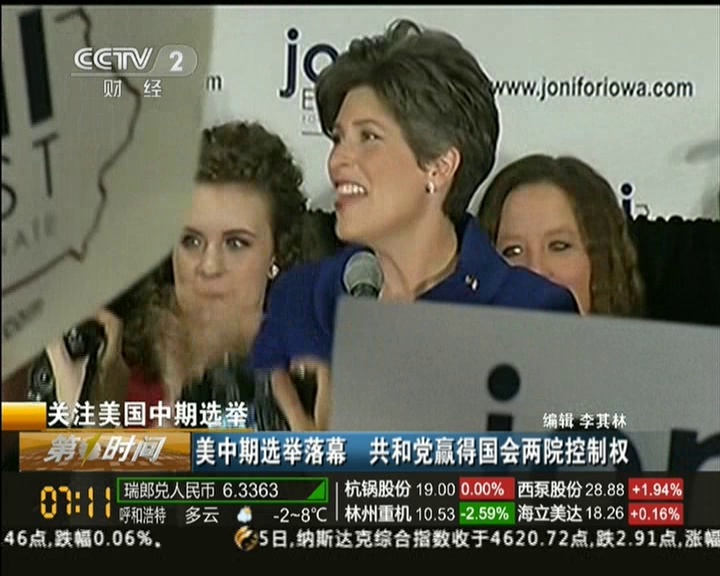
//> input picture source/00_01_48_00.jpg, 720 x 576 px
$ ./Proimage_FaceDetection_fun   (built with g++ and OpenCV 4)
//> lines starting //> are read from the running program, lines starting //| are printed output that depends on the picture; after the words box and inside, x2 and y2 are one past the last pixel; in counts of white or black regions, pixels touching at a corner belong together
### src/ImageProcess/Proimage_FaceDetection_fun/stdafx.h
// stdafx.h : include file for standard system include files,
// or project specific include files that are used frequently, but
// are changed infrequently
//

#pragma once

#include "targetver.h"

#include <stdio.h>
#include <tchar.h>


// TODO: reference additional headers your program requires here

### src/ImageProcess/Proimage_FaceDetection_fun/Proimage_FaceDetection_fun.cpp
// Proimage_FaceDetection_fun.cpp : Defines the entry point for the console application.
//

#include "stdafx.h"
#include "opencv2/opencv.hpp"
#include <iostream>
#include<cmath>
#include<stdio.h>
#include<iostream>
#include <fstream>
using namespace std;
using namespace cv;

#define SQRT(x, y) sqrt((x)*(x) + (y)*(y))

void ColorSegmentation(IplImage* img,IplImage* P_);//肤色分割
int otsu (IplImage* image);// 大津法求取阈值
void Processing(IplImage* P_);//对图像进行各种处理
void Outline(IplImage* P_);//轮廓提取
void  Fourier(IplImage* pContourImg,CvSeq* pcontour);//计算傅立叶描述子
const char* filename="..\\..\\..\\source\\00_01_48_00.jpg";//待检测图像
ofstream outfile("1.6.txt");//傅立叶描述子存储的txt文件

int _tmain(int argc, _TCHAR* argv[])
{


	cvNamedWindow("外轮廓提取",1);
	IplImage* img=cvLoadImage(filename,CV_WINDOW_AUTOSIZE);  //加载图像
//> img is the input picture: 576 rows x 720 cols, CV_8UC3; mean B, G, R 88, 101.8, 102.2
	IplImage* P_=cvCreateImage(cvGetSize(img),8,1);//肤色相似灰度图


	ColorSegmentation(img,P_);
	Processing(P_);
	Outline(P_);

	cvWaitKey(0);
	cvReleaseImage(&img);
	cvReleaseImage(&P_);
	cvDestroyWindow("外轮廓提取");

	return 0;
}

void ColorSegmentation(IplImage* img,IplImage* P_)
{
	IplImage* img_YCrCb=cvCreateImage(cvGetSize(img),8,3);//YCrCb空间同道图像
	IplImage* Y=cvCreateImage(cvGetSize(img),8,1);//Y空间图像
	IplImage* Cr=cvCreateImage(cvGetSize(img),8,1);//Cr空间图像
	IplImage* Cb=cvCreateImage(cvGetSize(img),8,1);//Cb空间图像

	cvCvtColor(img,img_YCrCb,CV_BGR2YCrCb);//将图像从RGB空间转换到YCrCb空间
//> img_YCrCb: 576 rows x 720 cols, CV_8UC3; mean of channels 0, 1, 2 100.3, 129.3, 121
	cvSplit(img_YCrCb,Y,Cr,Cb,0);//将YCrCb多通道图像分割成3个单通道图像
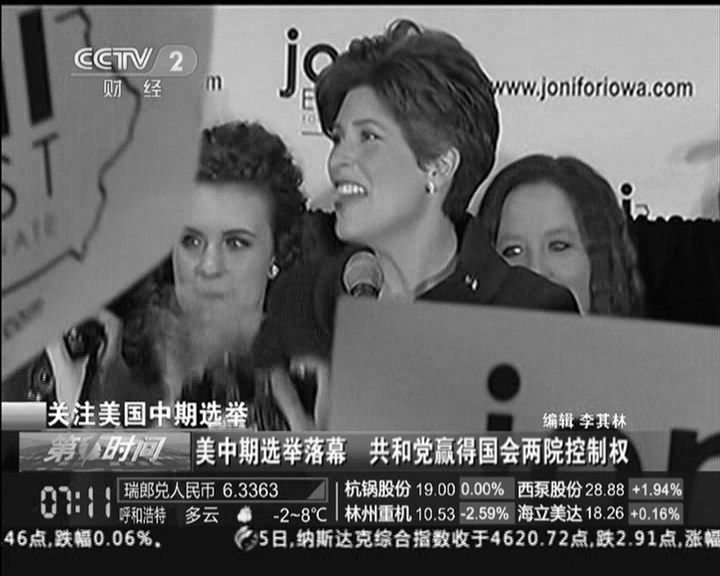
//> Y: 576 rows x 720 cols, CV_8UC1; min 0, max 255, mean 100.3
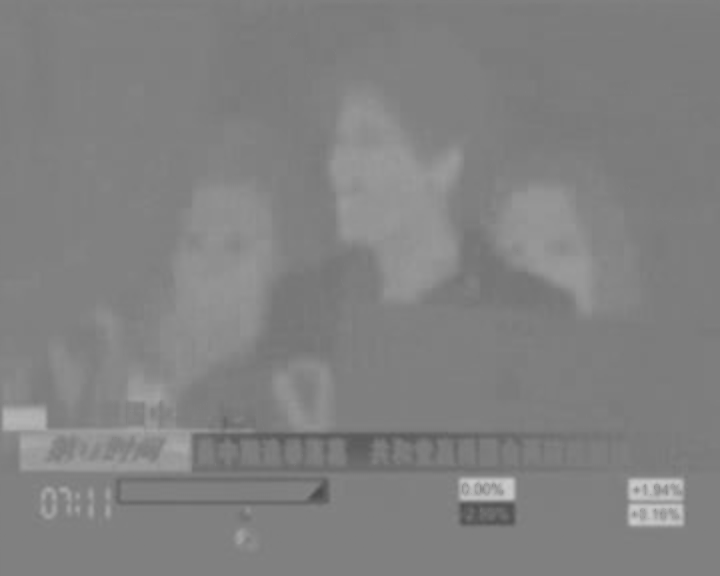
//> Cr: 576 rows x 720 cols, CV_8UC1; min 74, max 204, mean 129.3
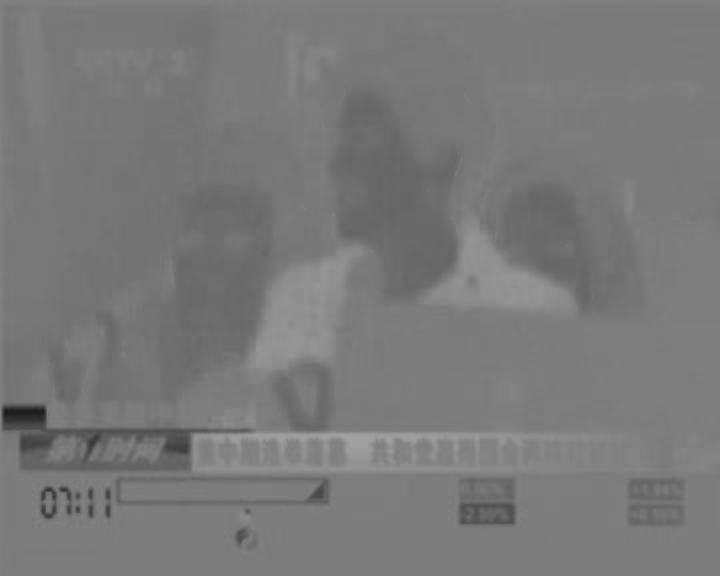
//> Cb: 576 rows x 720 cols, CV_8UC1; min 25, max 163, mean 121

	IplImage* P=cvCreateImage(cvGetSize(img),IPL_DEPTH_32F,1);//浮点型单同道图像

	int step=P->widthStep/sizeof(float);
	float *data_p=(float*)P->imageData;
	float max=0.0;

	for(int i=0;i<img->height;i++)
	{
		for(int j=0;j<img->width;j++)
		{
			float wr,wb;
			float y=CV_IMAGE_ELEM(Y,uchar,i,j);//获取第i行D第j列的Y的值
			float cr=CV_IMAGE_ELEM(Cr,uchar,i,j);//获取第i行第j列的Cr的值
			float cb=CV_IMAGE_ELEM(Cb,uchar,i,j);//获取第i行D第j列的Cb的值
			wr=cr-156.5599;
			wb=cb-117.4361;
			data_p[i*step+j]=exp(-0.5*(wr*0.00334967-wb*0.00025401)*wr-0.5*(-wr*0.00025401+wb*0.00626418)*wb);//高斯肤色概率模型
			if(max<=data_p[i*step+j])
				max=data_p[i*step+j];//最大概率
		}
	}
//> this loop made 576 passes
//> max on passes 1 to 3: 0.197, 0.197, 0.21
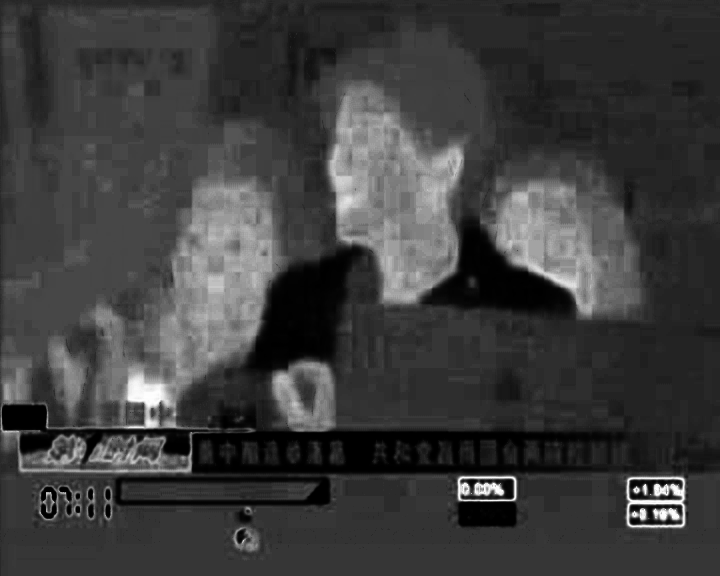
//> P: 576 rows x 720 cols, CV_32FC1; min 1.29e-12, max 0.999, mean 0.242
//> after the loop, max = 0.999
	for(int i=0;i<img->height;i++)
	{
		for(int j=0;j<img->width;j++)
		{
			(P_->imageData+i*P_->widthStep)[j]=255*data_p[i*step+j]/max;//归一化
		}

	}
	cvSaveImage("picture1.jpg",P_ ); //保存图片


	cvReleaseImage(&img_YCrCb);//释放图像空间
	cvReleaseImage(&Y);
	cvReleaseImage(&Cr);
	cvReleaseImage(&Cb);
	cvReleaseImage(&P);

}

int otsu (IplImage *image)
{
	int w = image->width;
	int h = image->height;

	unsigned char *np; // 图像指针
	unsigned char pixel;
	int thresholdValue=1; // 阈值
	int ihist[256]; // 图像直方图， 256个点

	int i, j, k;
	int n, n1, n2, gmin, gmax;
	double m1, m2, sum, csum, fmax, sb;

	memset(ihist, 0, sizeof(ihist)); // 对直方图置零...

	gmin=255; gmax=0;
	// 生成直方图
	for (i = 0; i < h; i++)
	{
		np = (unsigned char*)(image->imageData + image->widthStep*i);
		for (j = 0; j < w; j++)
		{
			pixel = np[j];
			ihist[ pixel]++;
			if(pixel > gmax) gmax= pixel;
			if(pixel < gmin) gmin= pixel;
		}
	}
//> this loop made 576 passes
//> (pixel, gmax, gmin) on passes 1 to 3: (41, 50, 34), (41, 50, 34), (41, 53, 33)
//> after the loop, pixel = 54; ihist = 256 values, max 32492 at index 54, min 0 at index 122, mean 1620; gmax = 255; gmin = 0
	sum = csum = 0.0;
	n = 0;

	for (k = 0; k <= 255; k++)
	{
		sum +=(double)k *(double)ihist[k]; //x*f(x) 质量矩
		n += ihist[k]; //f(x) 质量
	}
//> this loop made 256 passes
//> (sum, n) on passes 1 to 3: (0, 7984), (5466, 13450), (13788, 17611)
//> after the loop, sum = 25436061; n = 414720

	if (!n)
	{
		thresholdValue = 160;
	}

	fmax = -1.0;
	n1 = 0;
	for (k = 0; k < 255; k++)
	{
		n1 += ihist[k];
		if (!n1) { continue; }
		n2 = n - n1;
		if (n2 == 0) { break; }
		csum +=(double) k *ihist[k];
		m1 = csum / n1;
		m2 = (sum - csum) / n2;
		sb =(double) n1 *(double) n2 *(m1 - m2) * (m1 - m2);
		if (sb > fmax)
		{
			fmax = sb;
			thresholdValue = k;
		}
	}
//> this loop made 255 passes
//> (n1, n2, csum, m1, m2, fmax) on passes 1 to 8: (7984, 406736, 0, 0, 62.54, 1.27e+13), (13450, 401270, 5466, 0.406, 63.38, 2.14e+13), (17611, 397109, 13788, 0.783, 64.02, 2.8e+13), (20066, 394654, 21153, 1.05, 64.4, 3.18e+13), (21870, 392850, 28369, 1.3, 64.68, 3.45e+13), (23625, 391095, 37144, 1.57, 64.94, 3.71e+13), (24854, 389866, 44518, 1.79, 65.13, 3.89e+13), (26003, 388717, 52561, 2.02, 65.3, 4.05e+13)
	return(thresholdValue);
}

void Processing(IplImage* P_)
{
	cvThreshold(P_,P_,otsu (P_)-10,255,CV_THRESH_BINARY );//自适应阈值二值化
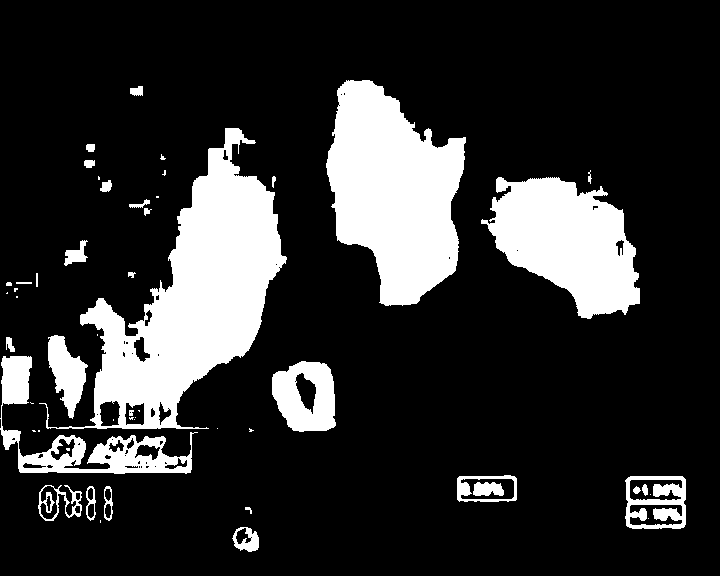
//> P_: 576 rows x 720 cols, CV_8UC1; 18.8% white; 53 white regions (22 under 20 px), largest, box (x1, y1, x2, y2) and area: (39, 128, 287, 429) 27365, (326, 80, 466, 306) 20943, (481, 177, 640, 319) 13930

	cvSaveImage("picture2.jpg",P_ ); //保存jpg格式图片

	cvSmooth(P_,P_,CV_MEDIAN ,3,0,0,0 );//平滑处理

	cvMorphologyEx(P_,P_,0,NULL,CV_MOP_OPEN  ,1 );//开运算
	cvMorphologyEx(P_,P_,0,NULL,CV_MOP_CLOSE  ,1 );//闭运算

	cvSaveImage("picture3.jpg",P_ );
	cvCanny(P_,P_,2,4,3 );//canny边缘检测

}

void Outline(IplImage* P_)
{
	IplImage* opContourImg=cvCreateImage(cvGetSize(P_),8,1);
	IplImage* pContourImg=cvCreateImage(cvGetSize(P_),8,1);
	cvZero(pContourImg);//0初始化
	cvZero(opContourImg);

	int contoursNum=0;//提取轮廓的数目?

	CvMemStorage * storage=cvCreateMemStorage(0);//提取轮廓需要的储容量0为默认64KB
	CvSeq * pcontour=0; //提取轮廓的序列指针
	CvSeq* contoursHead = 0;
	CvSeq* p = NULL;
	CvSeq* q = NULL;
	CvSeq* seqMidObj=0;

	cvFindContours( P_, storage, &pcontour, sizeof(CvContour), 	CV_RETR_EXTERNAL);//只查找外轮廓

	cvDrawContours( opContourImg,pcontour, 	cvScalarAll(255),cvScalar(255,0,0,0),1);//画提取的外轮廓
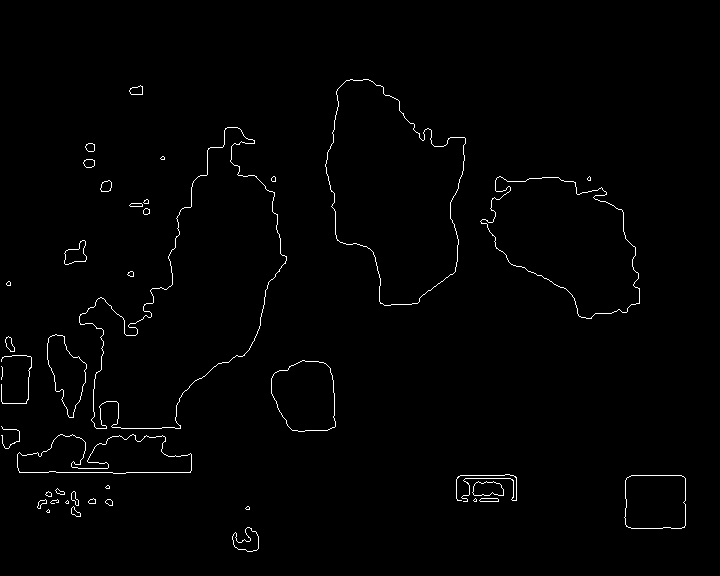
//> opContourImg: 576 rows x 720 cols, CV_8UC1; 1.1% white in thin lines or dots, all inside (x1, y1, x2, y2) = (1, 79, 686, 552)

	cvSaveImage("picture4.jpg",opContourImg);

	contoursHead = pcontour;//contours的头ª
	//去除小面积区域
	int contArea = 0;
	int imgArea = P_->height * P_->width;

	for( ; pcontour != 0; pcontour = pcontour->h_next )
	{
		//如果面积过小, 则排除
		contArea = fabs(cvContourArea( pcontour, CV_WHOLE_SEQ ));
		if ( (double)contArea/imgArea < 0.015 ){continue;}
		//建立轮廓链表
		q = p;
		p = pcontour;
		if(q == NULL)
		{
			seqMidObj = p;
		}
		else
		{
			q->h_next = p;
			p->h_prev = q;
		}
	}
//> this loop made 41 passes
	if(seqMidObj)
	{
		seqMidObj->h_prev = NULL;
		p->h_next = NULL;
	}

	cvDrawContours( pContourImg,seqMidObj, cvScalarAll(255),cvScalar(255,0,0,0),1);//画最终提取的轮廓
//> pContourImg: 576 rows x 720 cols, CV_8UC1; 0.54% white in thin lines or dots, all inside (x1, y1, x2, y2) = (79, 79, 640, 429)
	cvShowImage("外轮廓提取",pContourImg);
	contoursNum=cvFindContours(pContourImg,storage,&pcontour,sizeof(CvContour),CV_RETR_EXTERNAL,CV_CHAIN_APPROX_NONE);//将轮廓链码转换为点序列
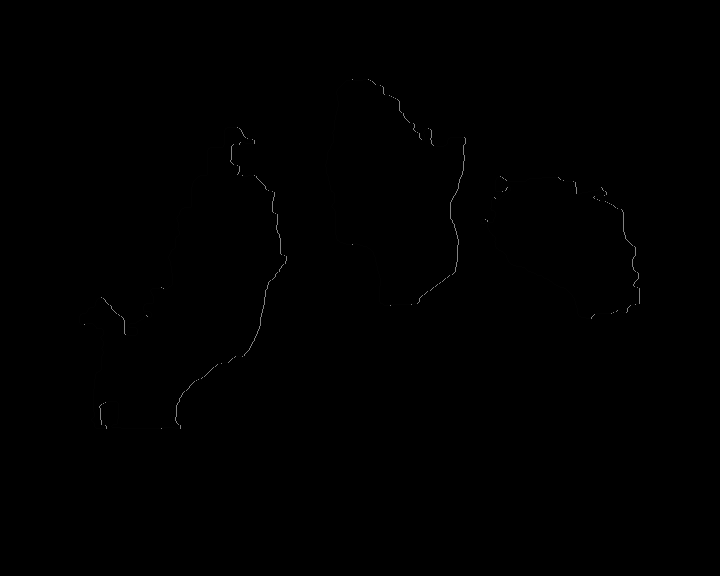
//> pContourImg: 576 rows x 720 cols, CV_8UC1; min 0, max 130, mean 0.3
	cout<<"轮廓个数为："<<contoursNum<<" "<<endl;
//| 轮廓个数为：3

	Fourier(pContourImg,pcontour);

	cvReleaseImage(&pContourImg);
	cvReleaseImage(&opContourImg);
}

void  Fourier(IplImage* pContourImg,CvSeq* pcontour)
{

	IplImage* img=cvLoadImage(filename,CV_WINDOW_AUTOSIZE); //加载图像

	CvScalar color=CV_RGB(255,0,0);//红色
	CvMat *re = cvCreateMat(1,pcontour->total,CV_32FC1);//实部
	CvMat *im = cvCreateMat(1,pcontour->total,CV_32FC1);//虚部
	CvMat *re_dst = cvCreateMat(1,pcontour->total,CV_32FC1);//变换后实部
	CvMat *im_dst = cvCreateMat(1,pcontour->total,CV_32FC1);//变换后虚部
	CvMat *sum_src = cvCreateMat(1,pcontour->total,CV_32FC2);//实部虚部结合体
	CvMat *sum_dst = cvCreateMat(1,pcontour->total,CV_32FC2);//变换后实部虚部结合体
	int total=pcontour->total;
	float *real,*image,*fourier,*value;
	real = (float *) malloc(sizeof(float)*(pcontour->total)); //实部
	image = (float *) malloc(sizeof(float)*(pcontour->total)); //虚部
	fourier = (float *) malloc(sizeof(float)*(pcontour->total)); //傅立叶系数
	value = (float *) malloc(sizeof(float)*(pcontour->total));//傅立叶描绘子
	for (;pcontour!=0;pcontour=pcontour->h_next)
	{
		int hmax=0;
		int hmin=1000;
		int wmax=0;
		int wmin=1000;
		int xsum=0;
		int ysum=0;
		for(int j = 0; j < pcontour->total; ++j)
		{
			CvPoint *p = (CvPoint *)cvGetSeqElem(pcontour, j);
			xsum+=p->x;
			ysum+=p->y;
		}
		float a=(float)(pContourImg->width/2-xsum/pcontour->total);
		float b=(float)(pContourImg->height/2-ysum/pcontour->total);
		for(int j = 0; j < pcontour->total; ++j)
		{
			CvPoint *p = (CvPoint *)cvGetSeqElem(pcontour, j);
			*(real+j)=p->x-a;
			*(image+j)=p->y-b;
			if(wmax<=p->x)
				wmax=p->x;
			if(hmax<=p->y)
				hmax=p->y;
			if(wmin>=p->x)
				wmin=p->x;
			if(hmin>=p->y)
				hmin=p->y;
		}
		CvPoint max,min;
		//矩形边界
		max.x=wmax,max.y=hmax;
		min.x=wmin,min.y=hmin;
		cvRectangle(img,max, min,color ,1,8,0 );//画手区域矩形框

		cvInitMatHeader(re, 1, pcontour->total, CV_32FC1, real); //初始化实部
		cvInitMatHeader(im, 1, pcontour->total, CV_32FC1, image); //初始化虚部
//> (the run ends here: the program stops with an error, at `cvMerge(re,im,0,0,sum_src);`)
